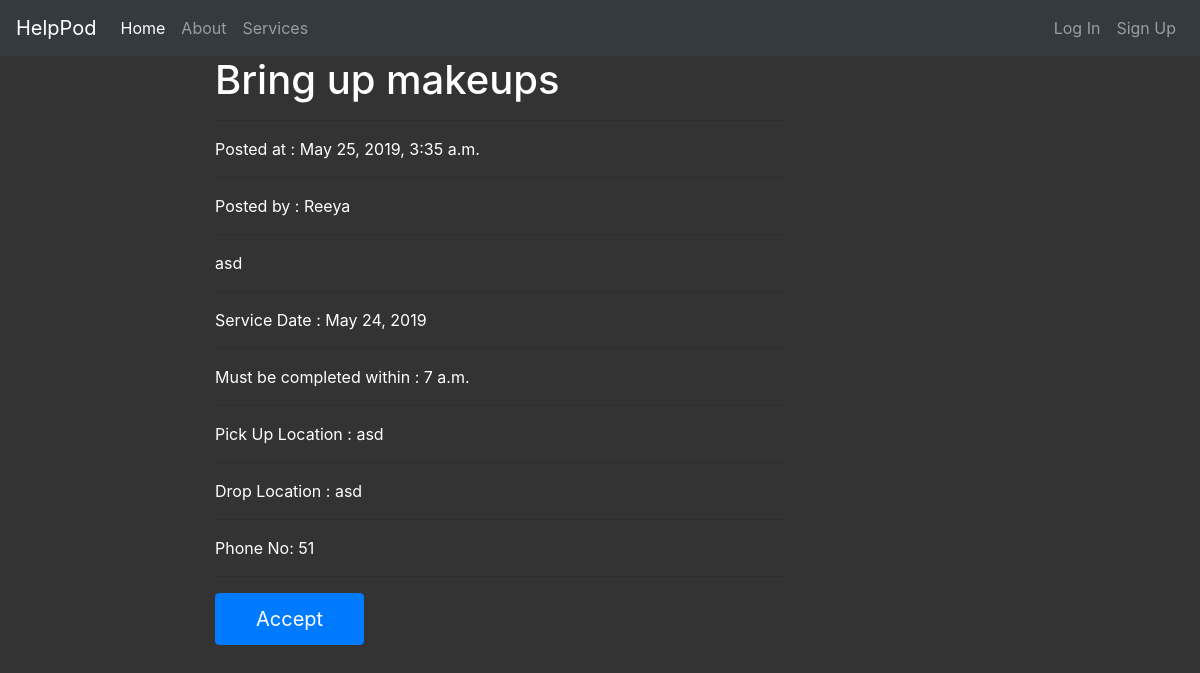
Screenshot of /23/detail/ with the database file from the repository.
### insight/models.py (models this page shows, shortened)
class Task(models.Model):
    title = models.CharField(max_length=50)
    description = models.CharField(max_length=200)
    service_date=models.DateField()
    service_time=models.TimeField()
    pickup_location=models.CharField(max_length=100)
    drop_location=models.CharField(max_length=100)
    phone=models.CharField(max_length=10)
    user_name = models.CharField( max_length =100, default=None)
    timestamp = models.DateTimeField(auto_now_add=True, auto_now=False )
    class Meta:
        ordering = ["-timestamp"]

### insight/views.py (the view)
# urls.py: url(r'^(?P<id>\d+)/detail/$', task_detail,name='detail'),
def task_detail(request,id=None):
   instance =get_object_or_404(Task , id=id)
   context = {
      "title":instance.title,
      "instance":instance
   }
   return render(request,"task_detail.html",context)

### templates/task_detail.html (shortened to what this page needs)
{% extends "base.html"%}
{% load staticfiles %}
{% block content%}
<link href="{% static 'css/wallpaper.css' %}" rel="stylesheet">
<div class="col-md-6 offset-md-2" >
    <h1>
        {{ title }}
     </h1>  <hr>
     <p>
     Posted at : {{instance.timestamp}}  <br> <hr>
    Posted by : {{instance.user_name}}<br> <hr>
     {{instance.description}}  <br> <hr>
     Service Date : {{ instance.service_date}}<br><hr>
     Must be completed within : {{instance.service_time}} <br><hr>
     Pick Up Location : {{ instance.pickup_location}} <br> <hr>
     Drop Location : {{ instance.drop_location}} <br> <hr>
     Phone No: {{instance.phone}}<br><hr>
     <a href='{% url "accept" id=instance.id %}' class="btn btn-primary" role="button" id="mybutton" >Accept</a>
    </p>
</div>
{% endblock content%}

### static/css/mycss.css (style rules this page uses)
#mybutton { padding: 10px 40px; font-size: 20px }

### static/css/wallpaper.css (style rules this page uses)
body { margin: 0; padding: 0; background-image: url("../img/wallpaper.png"); background-size: 100% 110%; color:#fff; background-repeat: no-repeat; }

### rows the page displays
Task: title "Bring up makeups", timestamp "May 25, 2019, 3:35 a.m.", user_name "Reeya", description "asd", service_date "May 24, 2019", service_time "7 a.m.", pickup_location "asd", drop_location "asd", phone "51"
